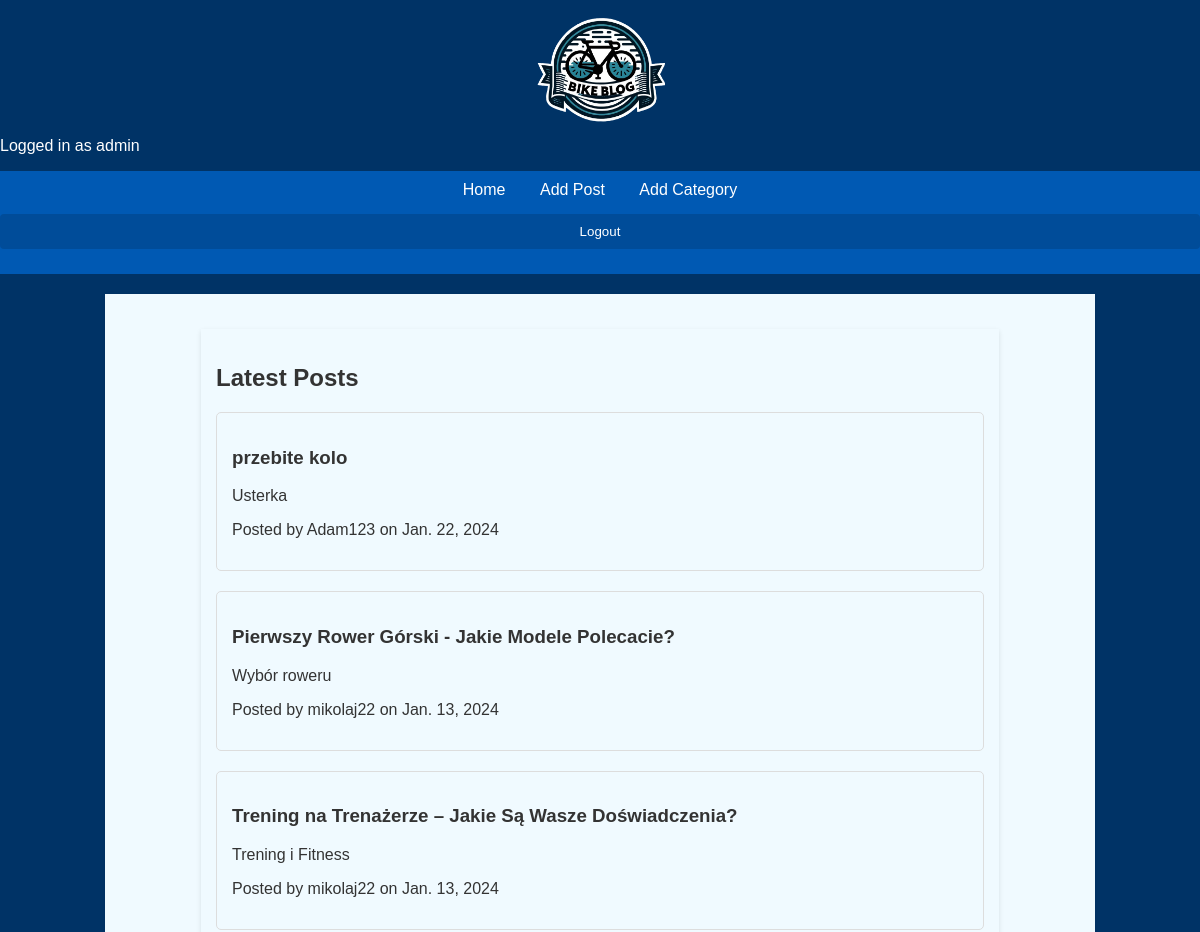
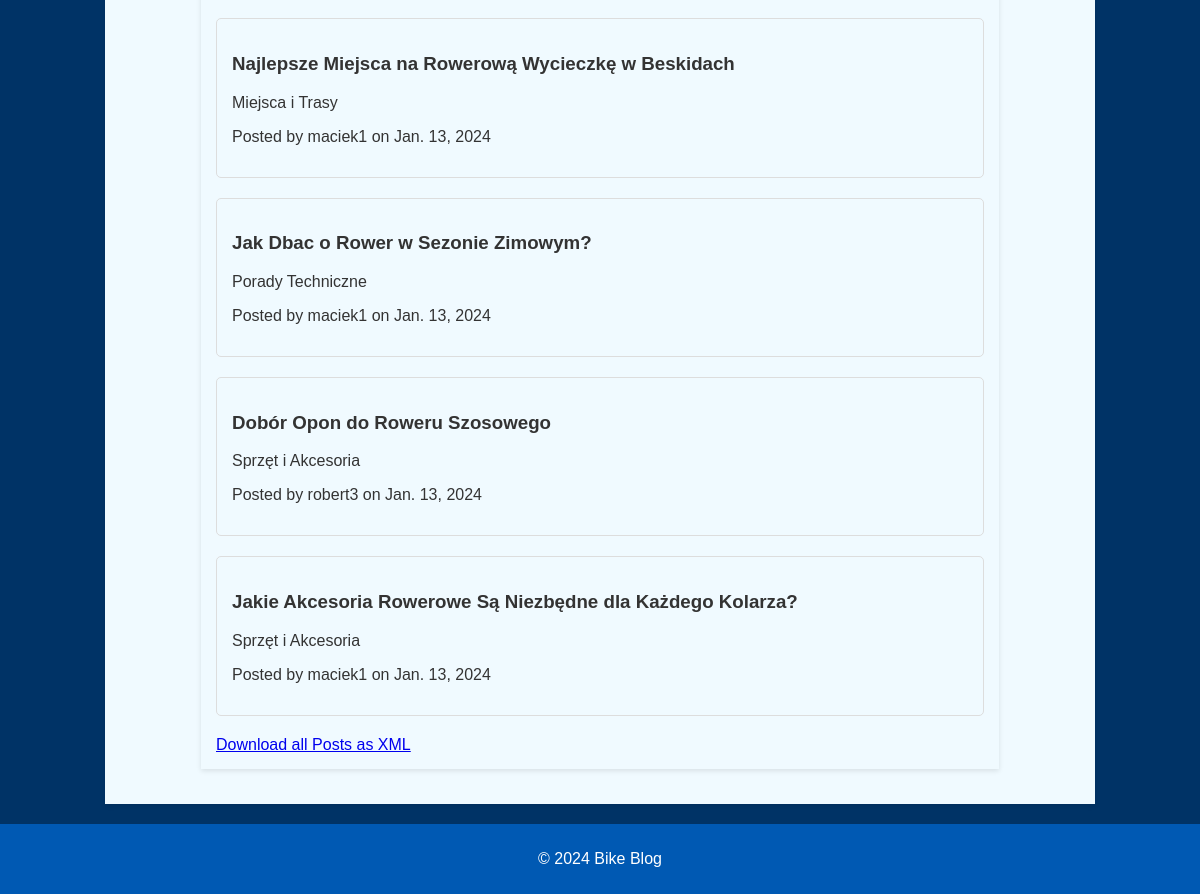
The app's page / (signed in) with its own data (2 pictures, top to bottom).
### theblog/models.py (models this page shows, shortened)
class Post(models.Model):
    title = models.CharField(max_length=255)
    title_tag = models.CharField(max_length=255)
    author = models.ForeignKey(User, on_delete=models.CASCADE)
    body = models.TextField()
    post_date = models.DateField(auto_now_add=True)
    category = models.CharField(max_length=255, default='uncategorized')
    image = models.ImageField(null=True, blank=True, upload_to='images/')

### theblog/views.py (the view)
# urls.py: path('', HomeView.as_view(), name = "home"),
class HomeView(ListView):
    model = Post
    template_name = 'home.html'
    ordering = ['-post_date']

### theblog/templates/home.html (shortened to what this page needs)
{% extends 'base.html' %}
{% block content %}
<div class="container">
    <h2>Latest Posts</h2>
    {% for post in object_list %}
        <div class="post">
            <h3><a href="{% url 'article-detail' post.id %}">{{ post.title }}</a></h3>
            <p><a href="{% url 'category' post.category%}">{{ post.category }}</a></p>
            <p>Posted by {{ post.author }} on {{ post.post_date }}</p>
        </div>
    {% empty %}
        <p>No posts available.</p>
    {% endfor %}
    <div class="export-buttons">
        <a href="{% url 'export_posts_xml' %}" class="btn btn-success">Download all Posts as XML</a>
    </div>
</div>
{% endblock %}

### theblog/templates/base.html (shortened to what this page needs)
<!DOCTYPE html>
<html lang="en">
<head>
    {% load static %}
    <link rel="stylesheet" href="{% static 'styles.css' %}">
</head>
<body>
    <header>
        <a href="{% url 'home' %}">
            <img src="{% static "logo2.png" %}" alt="Logo" id="logo">
        </a>
    </header>
    {% if user.is_authenticated %}
        <div class="user-info-container">
            <p class="user-info">Logged in as {{ user.username }}</p>
        </div>
    {% endif %}
    <nav>
        <a href="{% url 'home' %}">Home</a>
        {% if user.is_authenticated %}
            <a href="{% url 'add_post' %}">Add Post</a>
            <a href="{% url 'add_category' %}">Add Category</a>
            <form action="{% url 'logout' %}" method="post">
                <input type="submit" value="Logout">
            </form>
        {% else %}
            <a href="{% url 'login' %}">Login</a>
            <a href="{% url 'register' %}">Register</a>
        {% endif %}
    </nav>
    <div class="container">
        {% block content %}{% endblock %}
    </div>
    <footer>
        <p>© 2024 Bike Blog</p>
    </footer>
</body>
</html>

### theblog/static/styles.css (style rules this page uses)
body { font-family: 'Arial', sans-serif; background-color: #003366; background-size: cover; background-position: center; background-repeat: no-repeat; color: #333; margin: 0; padding: 0; }
#logo { float: left; width: 130px; height: 130px; flex-direction: column; }
header { background-color: #003366; position: relative; color: white; text-align: center; padding-top: 5px; display: flex; flex-direction: row; align-items: center; justify-content: center; }
nav { background-color: #0059b3; padding: 10px 0; text-align: center; margin-top: 5px; }
nav a { color: white; margin: 0 15px; text-decoration: none; font-size: 16px; }
.container { width: 80%; margin: 20px auto; background-color: #f0faff; padding: 15px; box-shadow: 0 2px 5px rgba(0,0,0,0.1); }
.post { background-color: #f0faff; border: 1px solid #ddd; margin-bottom: 20px; padding: 15px; border-radius: 5px; }
footer { background-color: #0059b3; color: white; text-align: center; padding: 10px 0; margin-top: 20px; }
input[type="text"], input[type="password"], input[type="email"], input[type="submit"], textarea, button { width: 100%; padding: 10px; margin: 15px 0; border-radius: 4px; border: 1px solid #ddd; box-sizing: border-box; }
input[type="submit"], button { background-color: #004c99; color: white; border: none; cursor: pointer; box-sizing: border-box; }
.post p a { color: #333; text-decoration: none; }
.post h3 a { color: #333; text-decoration: none; }
.user-info { background-color: #003366; color: white; font-size: 16px; margin-left: auto; margin-right: 0; margin-top: 2px; }

### records on screen
Post: title "przebite kolo", category "Usterka", author "Adam123", post_date "Jan. 22, 2024"
Post: title "Pierwszy Rower Górski - Jakie Modele Polecacie?", category "Wybór roweru", author "mikolaj22", post_date "Jan. 13, 2024"
Post: title "Trening na Trenażerze – Jakie Są Wasze Doświadczenia?", category "Trening i Fitness", author "mikolaj22", post_date "Jan. 13, 2024"
Post: title "Najlepsze Miejsca na Rowerową Wycieczkę w Beskidach", category "Miejsca i Trasy", author "maciek1", post_date "Jan. 13, 2024"
Post: title "Jak Dbac o Rower w Sezonie Zimowym?", category "Porady Techniczne", author "maciek1", post_date "Jan. 13, 2024"
Post: title "Dobór Opon do Roweru Szosowego", category "Sprzęt i Akcesoria", author "robert3", post_date "Jan. 13, 2024"
Post: title "Jakie Akcesoria Rowerowe Są Niezbędne dla Każdego Kolarza?", category "Sprzęt i Akcesoria", author "maciek1", post_date "Jan. 13, 2024"

### other values on screen
{{ user.username }} "admin"
